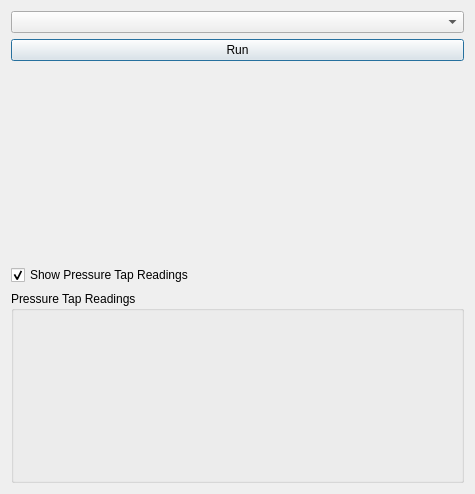
<?xml version="1.0" encoding="UTF-8"?>
<ui version="4.0">
 <class>AirfoilDialog</class>
 <widget class="QDialog" name="AirfoilDialog">
  <property name="geometry">
   <rect>
    <x>0</x>
    <y>0</y>
    <width>475</width>
    <height>494</height>
   </rect>
  </property>
  <property name="windowTitle">
   <string>Dialog</string>
  </property>
  <layout class="QGridLayout" name="gridLayout">
   <item row="1" column="0">
    <widget class="QPushButton" name="pTap_runButton">
     <property name="text">
      <string>Run</string>
     </property>
    </widget>
   </item>
   <item row="2" column="0">
    <widget class="QCustomPlot" name="AirfoilDataPlot" native="true"/>
   </item>
   <item row="3" column="0">
    <widget class="QCheckBox" name="pTapReadingsCheckbox">
     <property name="text">
      <string>Show Pressure Tap Readings</string>
     </property>
     <property name="checked">
      <bool>true</bool>
     </property>
    </widget>
   </item>
   <item row="4" column="0">
    <widget class="QGroupBox" name="pTapLCD_group">
     <property name="title">
      <string>Pressure Tap Readings</string>
     </property>
     <property name="checkable">
      <bool>false</bool>
     </property>
     <layout class="QGridLayout" name="gridLayout_pTaps"/>
    </widget>
   </item>
   <item row="0" column="0">
    <widget class="QComboBox" name="UUT_type_selection"/>
   </item>
  </layout>
 </widget>
 <customwidgets>
  <customwidget>
   <class>QCustomPlot</class>
   <extends>QWidget</extends>
   <header>qcustomplot.h</header>
   <container>1</container>
  </customwidget>
 </customwidgets>
 <resources/>
 <connections/>
</ui>
